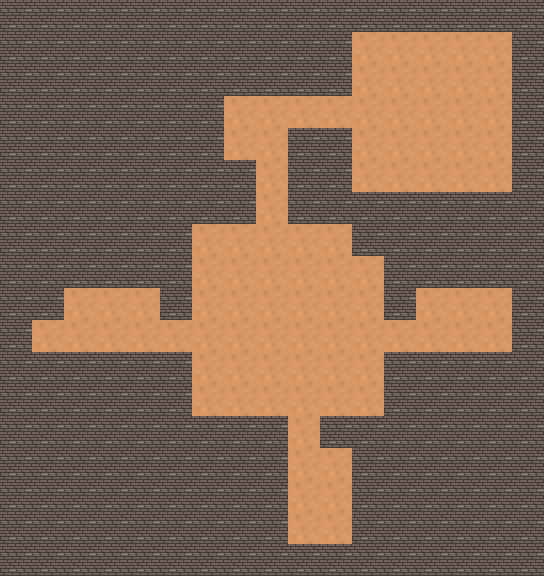

A level layout from a 2D game, rendered from its tile map. Below: a short description, then the map file with its tile-grid data intact:
An orthogonal 17x18 tile map with 32x32 px tiles, 1 tile layer (Прошарок плиток 1).

<map version="1.10" tiledversion="1.10.2" orientation="orthogonal" renderorder="left-up" width="17" height="18" tilewidth="32" tileheight="32" infinite="0" nextlayerid="2" nextobjectid="1">
 <tileset firstgid="1" source="Підлога.tsx" />
 <layer id="1" name="Прошарок плиток 1" width="17" height="18">
  <data encoding="csv">
2,2,2,2,2,2,2,2,2,2,2,2,2,2,2,2,2,
2,2,2,2,2,2,2,2,2,2,2,1,1,1,1,1,2,
2,2,2,2,2,2,2,2,2,2,2,1,1,1,1,1,2,
2,2,2,2,2,2,2,1,1,1,1,1,1,1,1,1,2,
2,2,2,2,2,2,2,1,1,2,2,1,1,1,1,1,2,
2,2,2,2,2,2,2,2,1,2,2,1,1,1,1,1,2,
2,2,2,2,2,2,2,2,1,2,2,2,2,2,2,2,2,
2,2,2,2,2,2,1,1,1,1,1,2,2,2,2,2,2,
2,2,2,2,2,2,1,1,1,1,1,1,2,2,2,2,2,
2,2,1,1,1,2,1,1,1,1,1,1,2,1,1,1,2,
2,1,1,1,1,1,1,1,1,1,1,1,1,1,1,1,2,
2,2,2,2,2,2,1,1,1,1,1,1,2,2,2,2,2,
2,2,2,2,2,2,1,1,1,1,1,1,2,2,2,2,2,
2,2,2,2,2,2,2,2,2,1,2,2,2,2,2,2,2,
2,2,2,2,2,2,2,2,2,1,1,2,2,2,2,2,2,
2,2,2,2,2,2,2,2,2,1,1,2,2,2,2,2,2,
2,2,2,2,2,2,2,2,2,1,1,2,2,2,2,2,2,
2,2,2,2,2,2,2,2,2,2,2,2,2,2,2,2,2
</data>
 </layer>
</map>
